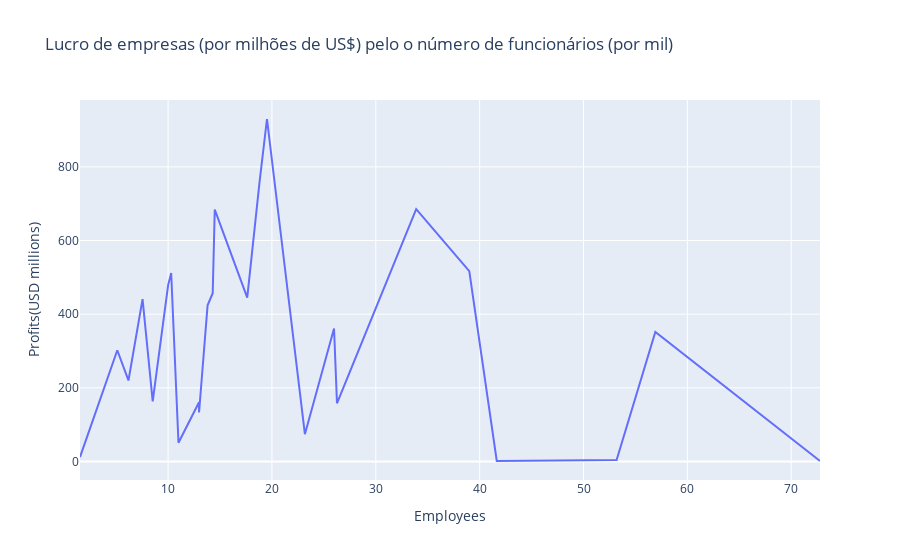

The cell this chart's notebook holds for it:
### Code cell
#Criando um gráfico para comparar o lucro das empresas por n° de funcionários
fig = px.line(dados_ordenados_filipinas, x='Employees',
                   y='Profits(USD millions)', 
                   title='Lucro de empresas (por milhões de US$) pelo o número de funcionários (por mil)')
fig.show()

### Figure 1 — Plotly figure (JSON) as saved in the notebook; plotly's stock layout.template omitted (floating-point values rounded to 4 significant figures)
{"data": [{"hovertemplate": "Employees=%{x}<br>Profits(USD millions)=%{y}<extra></extra>", "legendgroup": "", "line": {"color": "#636efa", "dash": "solid"}, "marker": {"symbol": "circle"}, "mode": "lines", "name": "", "orientation": "v", "showlegend": false, "type": "scatter", "x": [1.518, 5.109, 6.184, 7.542, 8.519, 10.0, 10.3, 11, 12.98, 12.98, 13.8, 14.3, 14.49, 17.62, 18.81, 19.52, 23.17, 25.98, 26.26, 33.89, 39, 41.65, 53.18, 56.91, 72.77], "xaxis": "x", "y": [12, 302, 220, 441, 163, 479, 512, 51, 161, 133, 424, 457, 684, 445, 760, 930, 74, 361, 158, 685, 517, 1.321, 4, 352, 1.385], "yaxis": "y"}], "layout": {"legend": {"tracegroupgap": 0}, "title": {"text": "Lucro de empresas (por milhões de US$) pelo o número de funcionários (por mil)"}, "xaxis": {"anchor": "y", "domain": [0, 1], "title": {"text": "Employees"}}, "yaxis": {"anchor": "x", "domain": [0, 1], "title": {"text": "Profits(USD millions)"}}}}
